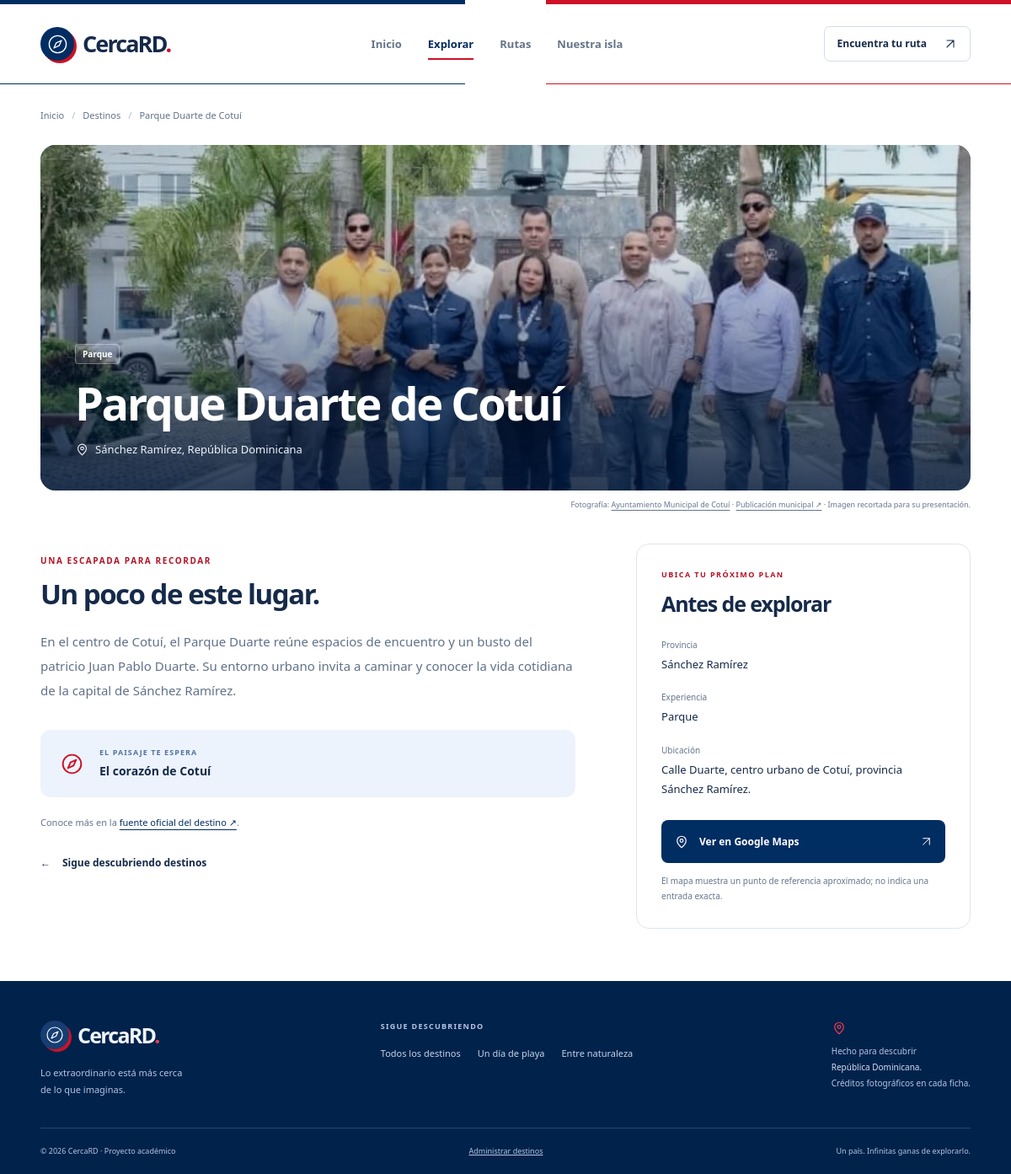
The app's page /index.php?vista=detalle&id=201 with its own data.
### tables this page shows
CREATE TABLE IF NOT EXISTS lugares (
    id INT UNSIGNED NOT NULL AUTO_INCREMENT,
    nombre VARCHAR(150) NOT NULL,
    provincia VARCHAR(100) NOT NULL,
    tipo VARCHAR(50) NOT NULL,
    descripcion TEXT NOT NULL,
    ubicacion VARCHAR(255) NOT NULL,
    latitud DECIMAL(10, 7) NULL DEFAULT NULL,
    longitud DECIMAL(10, 7) NULL DEFAULT NULL,
    activo TINYINT(1) NOT NULL DEFAULT 1,
    created_at TIMESTAMP NOT NULL DEFAULT CURRENT_TIMESTAMP,
    PRIMARY KEY (id)
);

### app/Core/helpers.php (called while the page is built, shortened)
<?php
function e($value): string
{
    return htmlspecialchars((string) $value, ENT_QUOTES | ENT_SUBSTITUTE, 'UTF-8');
}
function base_url(): string
{
    $directory = str_replace('\\', '/', dirname($_SERVER['SCRIPT_NAME'] ?? '/index.php'));
    $segments = array_filter(explode('/', $directory), function (string $segment): bool {
        return $segment !== '' && $segment !== '.';
    });
    return $segments ? '/' . implode('/', array_map(function (string $segment): string {
        return rawurlencode(rawurldecode($segment));
    }, $segments)) : '';
}
function url(array $parameters = []): string
{
    return base_url() . '/index.php' . ($parameters ? '?' . http_build_query($parameters) : '');
}
function asset_url(string $path): string
{
    $directPublicEntry = realpath($_SERVER['SCRIPT_FILENAME'] ?? '') === realpath(PROJECT_ROOT . '/public/index.php');
    return base_url() . ($directPublicEntry ? '/assets/' : '/public/assets/') . ltrim($path, '/');
}
function place_style(string $type): array
{
    $styles = [
        'Playa' => ['cover-playa', '☀'],
        'Río' => ['cover-rio', '≈'],
        'Parque' => ['cover-parque', '❋'],
        'Montaña' => ['cover-montana', '△'],
        'Cultural' => ['cover-cultural', '⌂'],
    ];
    return $styles[$type] ?? ['cover-parque', '◇'];
}
function destination_meta(array $place): array
{
    static $destinations = null;
    if ($destinations === null) {
        $file = PROJECT_ROOT . '/config/destinations.php';
        $destinations = is_file($file) ? require $file : [];
        $localFile = PROJECT_ROOT . '/config/local_destinations.php';
        if (is_file($localFile)) {
            $destinations = array_replace($destinations, require $localFile);
        }
    }
    $defaults = [
        'image' => '',
        'image_alt' => $place['nombre'] ?? 'Paisaje de República Dominicana',
        'photo_author' => '',
        'photo_author_url' => '',
        'photo_license' => '',
        'photo_license_url' => '',
        'photo_source' => '',
        'photo_source_label' => 'Fuente de la fotografía',
        'source_url' => '',
        'highlight' => '',
        'region' => '',
    ];
    $metadata = $destinations[(int) ($place['id'] ?? 0)] ?? [];
    $result = array_replace($defaults, $metadata);
    return $result;
}
function destination_columns(): array
{
    return [
        'imagen' => 'image', 'imagen_alt' => 'image_alt',
        'foto_autor' => 'photo_author', 'foto_autor_url' => 'photo_author_url',
        'foto_fuente' => 'photo_source', 'foto_fuente_label' => 'photo_source_label',
        'foto_licencia' => 'photo_license', 'foto_licencia_url' => 'photo_license_url',
        'fuente_url' => 'source_url', 'destacado' => 'highlight', 'region' => 'region',
    ];
}
function image_url(array $place): string
{
    $metadata = destination_meta($place);
    return $metadata['image'] !== '' ? asset_url($metadata['image']) : '';
}
function maps_url(array $place): ?string
{
    $latitude = $place['latitud'] ?? null;
    $longitude = $place['longitud'] ?? null;
    return 'https://www.google.com/maps/search/?' . http_build_query([
        'api' => 1,
        'query' => $latitude . ',' . $longitude,
    ]);
}
function render(string $view, array $data): void
{
    extract($data, EXTR_SKIP);
    require PROJECT_ROOT . '/app/Views/layout/header.php';
    require PROJECT_ROOT . '/app/Views/' . $view . '.php';
    require PROJECT_ROOT . '/app/Views/layout/footer.php';
}

### public/index.php (called while the page is built, shortened)
<?php
require dirname(__DIR__) . '/app/bootstrap.php';
$page = input_text('vista', 30);
$controller->handle($page === '' ? 'inicio' : $page);

### app/Models/Lugar.php (called while the page is built, shortened)
<?php
final class Lugar
{
    private array $places;
    public function __construct(array $places, bool $demo = false)
    {
        $this->places = $places;
    }
    public static function fromDatabase(PDO $connection): self
    {
        $places = $connection->query(
            'SELECT * FROM lugares WHERE activo = 1 ORDER BY nombre ASC'
        )->fetchAll();
        return new self($places);
    }
    public function find(int $id): ?array
    {
        foreach ($this->places as $place) {
            if ((int) $place['id'] === $id) {
                return $place;
            }
        }
        return null;
    }
}

### app/bootstrap.php (called while the page is built, shortened)
<?php
require PROJECT_ROOT . '/app/Core/helpers.php';
require PROJECT_ROOT . '/app/Models/Lugar.php';
require PROJECT_ROOT . '/app/Controllers/LugarController.php';
try {
    $databaseConfig = require PROJECT_ROOT . '/config/database.php';
    $connection = Database::connect($databaseConfig);
    $model = Lugar::fromDatabase($connection);
} catch (PDOException $exception) {
    error_log('CercaRD: catálogo inicial local; conexión o tabla de MySQL no disponible.');
    $model = new Lugar(require PROJECT_ROOT . '/database/demo.php', true);
}

### app/Views/lugares/detail.php (the view, shortened to what this page needs)
<?php
[$coverClass, $symbol] = place_style($place['tipo']);
$placeMeta = destination_meta($place);
$placeImage = image_url($place);
$mapUrl = maps_url($place);
?>
<div class="container detail-container">
    <nav class="breadcrumb" aria-label="Ruta de navegación"><a href="<?= e(url()) ?>">Inicio</a><span aria-hidden="true">/</span><a href="<?= e(url(['vista' => 'lugares'])) ?>">Destinos</a><span aria-hidden="true">/</span><span aria-current="page"><?= e($place['nombre']) ?></span></nav>
    <figure class="detail-figure" id="foto"><div class="detail-cover <?= e($coverClass) ?> <?= $placeImage !== '' ? 'has-photo' : '' ?>">
        <?php if ($placeImage !== ''): ?><img src="<?= e($placeImage) ?>" alt="<?= e($placeMeta['image_alt']) ?>" fetchpriority="high" decoding="async"><?php else: ?><span class="place-symbol" aria-hidden="true"><?= e($symbol) ?></span><?php endif; ?><div class="detail-shade"></div>
        <div class="detail-heading"><span class="tag"><?= e($place['tipo']) ?></span><h1><?= e($place['nombre']) ?></h1><p><svg class="icon" viewBox="0 0 24 24" aria-hidden="true"><use href="#icon-pin"/></svg><?= e($place['provincia']) ?>, República Dominicana</p></div>
    </div>
        <?php if ($placeImage !== '' && ($placeMeta['photo_source'] !== '' || $placeMeta['photo_author'] !== '' || $placeMeta['photo_license'] !== '')): ?>
            <figcaption class="photo-credit">
                Fotografía: <?php if ($placeMeta['photo_author_url'] !== ''): ?><a href="<?= e($placeMeta['photo_author_url']) ?>" target="_blank" rel="noopener noreferrer"><?= e($placeMeta['photo_author']) ?></a><?php else: ?><?= e($placeMeta['photo_author']) ?><?php endif; ?>
                <?php if ($placeMeta['photo_source'] !== ''): ?> · <a href="<?= e($placeMeta['photo_source']) ?>" target="_blank" rel="noopener noreferrer"><?= e($placeMeta['photo_source_label'] ?: 'Fuente de la fotografía') ?> ↗</a><?php endif; ?> · Imagen recortada para su presentación.
            </figcaption>
        <?php endif; ?>
    </figure>
    <div class="detail-layout"><article class="detail-main"><p class="section-kicker">UNA ESCAPADA PARA RECORDAR</p><section class="detail-section"><h2>Un poco de este lugar.</h2><p><?= e($place['descripcion']) ?></p></section><?php if ($placeMeta['highlight'] !== ''): ?><div class="detail-highlight"><svg class="icon" viewBox="0 0 24 24" aria-hidden="true"><use href="#icon-compass"/></svg><div><span>EL PAISAJE TE ESPERA</span><p><?= e($placeMeta['highlight']) ?></p></div></div><?php endif; ?><?php if ($placeMeta['source_url'] !== ''): ?><p class="destination-source">Conoce más en la <a href="<?= e($placeMeta['source_url']) ?>" target="_blank" rel="noopener noreferrer">fuente oficial del destino ↗</a>.</p><?php endif; ?><a class="text-link detail-back" href="<?= e(url(['vista' => 'lugares'])) ?>"><span aria-hidden="true">←</span> Sigue descubriendo destinos</a></article>
        <aside class="detail-aside" aria-label="Información del destino"><p class="section-kicker">UBICA TU PRÓXIMO PLAN</p><h2>Antes de explorar</h2><dl class="detail-facts"><dt>Provincia</dt><dd><?= e($place['provincia']) ?></dd><dt>Experiencia</dt><dd><?= e($place['tipo']) ?></dd><dt>Ubicación</dt><dd><?= e($place['ubicacion']) ?></dd></dl><?php if ($mapUrl !== null): ?><a class="button button-primary" href="<?= e($mapUrl) ?>" target="_blank" rel="noopener noreferrer"><svg class="icon" viewBox="0 0 24 24" aria-hidden="true"><use href="#icon-pin"/></svg> Ver en Google Maps <svg class="icon" viewBox="0 0 24 24" aria-hidden="true"><use href="#icon-arrow-up"/></svg></a><p class="map-note">El mapa muestra un punto de referencia aproximado; no indica una entrada exacta.</p><?php else: ?><p class="notice">Consulta la fuente oficial para conocer el acceso al destino.</p><?php endif; ?></aside>
    </div>
</div>

### records on screen
lugares: nombre "Parque Duarte de Cotuí", tipo "Parque", provincia "Sánchez Ramírez", nombre+id "Ayuntamiento Municipal de Cotuí", nombre+id "Publicación municipal", descripcion "En el centro de Cotuí, el Parque Duarte reúne espacios de encuentro y un busto del patricio Juan Pablo Duarte. Su entorno urbano invita a caminar y conocer la vida cotidiana de la capital de Sánchez Ramírez.", nombre+id "El corazón de Cotuí", ubicacion "Calle Duarte, centro urbano de Cotuí, provincia Sánchez Ramírez."

### other values on screen
$app['nombre'] "CercaRD"
